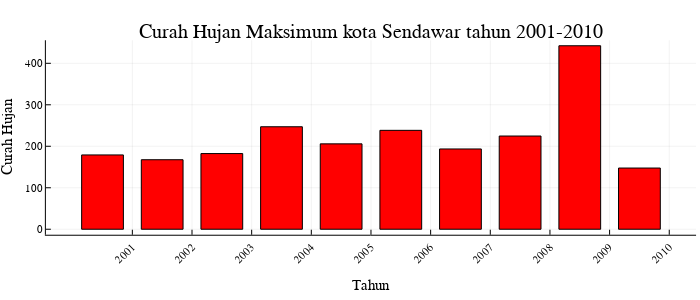

The code cell stored with this chart in its notebook:
### Code cell
sendawar01=maximum(sendawar[1:12]) #sendawar2001
sendawar02=maximum(sendawar[13:24]) #sendawar2002
sendawar03=maximum(sendawar[25:36]) #sendawar2003
sendawar04=maximum(sendawar[37:48]) #sendawar2004
sendawar05=maximum(sendawar[49:60]) #sendawar2005
sendawar06=maximum(sendawar[61:72]) #sendawar2006
sendawar07=maximum(sendawar[73:84]) #sendawar2007
sendawar08=maximum(sendawar[85:96]) #sendawar2008
sendawar09=maximum(sendawar[97:108]) #sendawar2009
sendawar10=maximum(sendawar[109:120]) #sendawar2010
using StatsPlots
tahun=string.(collect(2001:2010))
plot1=bar(tahun,[sendawar01 sendawar02 sendawar03 sendawar04 sendawar05 sendawar06 sendawar07 sendawar08 sendawar09 sendawar10][:],
            #bar_position = :dodge, 
            bar_width=0.7, 
            xticks=(1:10 ,tahun), 
            ylabel="Curah Hujan",
            xlabel="Tahun",
            xrotation=45, 
            label=false, color=:red, title="Curah Hujan Maksimum kota Sendawar tahun 2001-2010",
            size=(700,300))

### Figure 1 — Plotly figure (JSON) as saved in the notebook; plotly's stock layout.template omitted (floating-point values rounded to 4 significant figures)
{"data": [{"fill": "tozeroy", "fillcolor": "rgba(255, 0, 0, 1.000)", "hoverinfo": "none", "legendgroup": "", "line": {"color": "rgba(0, 0, 0, 1.000)", "dash": "solid", "width": 1}, "mode": "lines", "name": "", "showlegend": false, "type": "scatter", "x": [0.15, 0.15, 0.85, 0.85, 0.15, 0.15], "xaxis": "x1", "y": [179.1, 0, 0, 179.1, 179.1, 179.1], "yaxis": "y1"}, {"fill": "tozeroy", "fillcolor": "rgba(255, 0, 0, 1.000)", "hoverinfo": "none", "legendgroup": "", "line": {"color": "rgba(0, 0, 0, 1.000)", "dash": "solid", "width": 1}, "mode": "lines", "name": "", "showlegend": false, "type": "scatter", "x": [1.15, 1.15, 1.85, 1.85, 1.15, 1.15], "xaxis": "x1", "y": [167.6, 0, 0, 167.6, 167.6, 167.6], "yaxis": "y1"}, {"fill": "tozeroy", "fillcolor": "rgba(255, 0, 0, 1.000)", "hoverinfo": "none", "legendgroup": "", "line": {"color": "rgba(0, 0, 0, 1.000)", "dash": "solid", "width": 1}, "mode": "lines", "name": "", "showlegend": false, "type": "scatter", "x": [2.15, 2.15, 2.85, 2.85, 2.15, 2.15], "xaxis": "x1", "y": [182.4, 0, 0, 182.4, 182.4, 182.4], "yaxis": "y1"}, {"fill": "tozeroy", "fillcolor": "rgba(255, 0, 0, 1.000)", "hoverinfo": "none", "legendgroup": "", "line": {"color": "rgba(0, 0, 0, 1.000)", "dash": "solid", "width": 1}, "mode": "lines", "name": "", "showlegend": false, "type": "scatter", "x": [3.15, 3.15, 3.85, 3.85, 3.15, 3.15], "xaxis": "x1", "y": [247.1, 0, 0, 247.1, 247.1, 247.1], "yaxis": "y1"}, {"fill": "tozeroy", "fillcolor": "rgba(255, 0, 0, 1.000)", "hoverinfo": "none", "legendgroup": "", "line": {"color": "rgba(0, 0, 0, 1.000)", "dash": "solid", "width": 1}, "mode": "lines", "name": "", "showlegend": false, "type": "scatter", "x": [4.15, 4.15, 4.85, 4.85, 4.15, 4.15], "xaxis": "x1", "y": [205.8, 0, 0, 205.8, 205.8, 205.8], "yaxis": "y1"}, {"fill": "tozeroy", "fillcolor": "rgba(255, 0, 0, 1.000)", "hoverinfo": "none", "legendgroup": "", "line": {"color": "rgba(0, 0, 0, 1.000)", "dash": "solid", "width": 1}, "mode": "lines", "name": "", "showlegend": false, "type": "scatter", "x": [5.15, 5.15, 5.85, 5.85, 5.15, 5.15], "xaxis": "x1", "y": [238.4, 0, 0, 238.4, 238.4, 238.4], "yaxis": "y1"}, {"fill": "tozeroy", "fillcolor": "rgba(255, 0, 0, 1.000)", "hoverinfo": "none", "legendgroup": "", "line": {"color": "rgba(0, 0, 0, 1.000)", "dash": "solid", "width": 1}, "mode": "lines", "name": "", "showlegend": false, "type": "scatter", "x": [6.15, 6.15, 6.85, 6.85, 6.15, 6.15], "xaxis": "x1", "y": [193.5, 0, 0, 193.5, 193.5, 193.5], "yaxis": "y1"}, {"fill": "tozeroy", "fillcolor": "rgba(255, 0, 0, 1.000)", "hoverinfo": "none", "legendgroup": "", "line": {"color": "rgba(0, 0, 0, 1.000)", "dash": "solid", "width": 1}, "mode": "lines", "name": "", "showlegend": false, "type": "scatter", "x": [7.15, 7.15, 7.85, 7.85, 7.15, 7.15], "xaxis": "x1", "y": [224.7, 0, 0, 224.7, 224.7, 224.7], "yaxis": "y1"}, {"fill": "tozeroy", "fillcolor": "rgba(255, 0, 0, 1.000)", "hoverinfo": "none", "legendgroup": "", "line": {"color": "rgba(0, 0, 0, 1.000)", "dash": "solid", "width": 1}, "mode": "lines", "name": "", "showlegend": false, "type": "scatter", "x": [8.15, 8.15, 8.85, 8.85, 8.15, 8.15], "xaxis": "x1", "y": [442.3, 0, 0, 442.3, 442.3, 442.3], "yaxis": "y1"}, {"fill": "tozeroy", "fillcolor": "rgba(255, 0, 0, 1.000)", "hoverinfo": "none", "legendgroup": "", "line": {"color": "rgba(0, 0, 0, 1.000)", "dash": "solid", "width": 1}, "mode": "lines", "name": "", "showlegend": false, "type": "scatter", "x": [9.15, 9.15, 9.85, 9.85, 9.15, 9.15], "xaxis": "x1", "y": [147.5, 0, 0, 147.5, 147.5, 147.5], "yaxis": "y1"}, {"colorbar": {"title": ""}, "legendgroup": "", "marker": {"color": "rgba(255, 0, 0, 0.000)", "line": {"color": "rgba(0, 0, 0, 0.000)", "width": 1}, "size": 0, "symbol": "circle"}, "mode": "markers", "name": "", "showlegend": false, "type": "scatter", "x": [0.5, 1.5, 2.5, 3.5, 4.5, 5.5, 6.5, 7.5, 8.5, 9.5], "xaxis": "x", "y": [179.1, 167.6, 182.4, 247.1, 205.8, 238.4, 193.5, 224.7, 442.3, 147.5], "yaxis": "y", "zmax": null, "zmin": null}], "layout": {"annotations": [{"font": {"color": "rgba(0, 0, 0, 1.000)", "family": "sans-serif", "size": 20}, "rotation": 0, "showarrow": false, "text": "Curah Hujan Maksimum kota Sendawar tahun 2001-2010", "x": 0.53, "xanchor": "center", "xref": "paper", "y": 1, "yanchor": "top", "yref": "paper"}], "height": 300, "legend": {"bgcolor": "rgba(255, 255, 255, 1.000)", "bordercolor": "rgba(0, 0, 0, 1.000)", "borderwidth": 1, "font": {"color": "rgba(0, 0, 0, 1.000)", "family": "sans-serif", "size": 11}, "title": {"font": {"color": "rgba(0, 0, 0, 1.000)", "family": "sans-serif", "size": 15}, "text": ""}, "tracegroupgap": 0, "traceorder": "normal", "x": 1, "xanchor": "auto", "y": 1, "yanchor": "auto"}, "margin": {"b": 20, "l": 0, "r": 0, "t": 20}, "paper_bgcolor": "rgba(255, 255, 255, 1.000)", "plot_bgcolor": "rgba(255, 255, 255, 1.000)", "showlegend": true, "width": 700, "xaxis": {"anchor": "y", "domain": [0.06554, 0.9944], "gridcolor": "rgba(0, 0, 0, 0.100)", "gridwidth": 0.5, "linecolor": "rgba(0, 0, 0, 1.000)", "mirror": false, "range": [-0.4495, 10.45], "showgrid": true, "showline": true, "showticklabels": true, "tickangle": -45, "tickcolor": "rgb(0, 0, 0)", "tickfont": {"color": "rgba(0, 0, 0, 1.000)", "family": "sans-serif", "size": 11}, "tickmode": "array", "ticks": "inside", "ticktext": ["2001", "2002", "2003", "2004", "2005", "2006", "2007", "2008", "2009", "2010"], "tickvals": [1, 2, 3, 4, 5, 6, 7, 8, 9, 10], "title": "Tahun", "titlefont": {"color": "rgba(0, 0, 0, 1.000)", "family": "sans-serif", "size": 15}, "type": "-", "visible": true, "zeroline": false, "zerolinecolor": "rgba(0, 0, 0, 1.000)"}, "yaxis": {"anchor": "x", "domain": [0.174, 0.9221], "gridcolor": "rgba(0, 0, 0, 0.100)", "gridwidth": 0.5, "linecolor": "rgba(0, 0, 0, 1.000)", "mirror": false, "range": [-13.27, 455.5], "showgrid": true, "showline": true, "showticklabels": true, "tickangle": 0, "tickcolor": "rgb(0, 0, 0)", "tickfont": {"color": "rgba(0, 0, 0, 1.000)", "family": "sans-serif", "size": 11}, "tickmode": "array", "ticks": "inside", "ticktext": ["0", "100", "200", "300", "400"], "tickvals": [0, 100, 200, 300, 400], "title": "Curah Hujan", "titlefont": {"color": "rgba(0, 0, 0, 1.000)", "family": "sans-serif", "size": 15}, "type": "-", "visible": true, "zeroline": false, "zerolinecolor": "rgba(0, 0, 0, 1.000)"}}}
